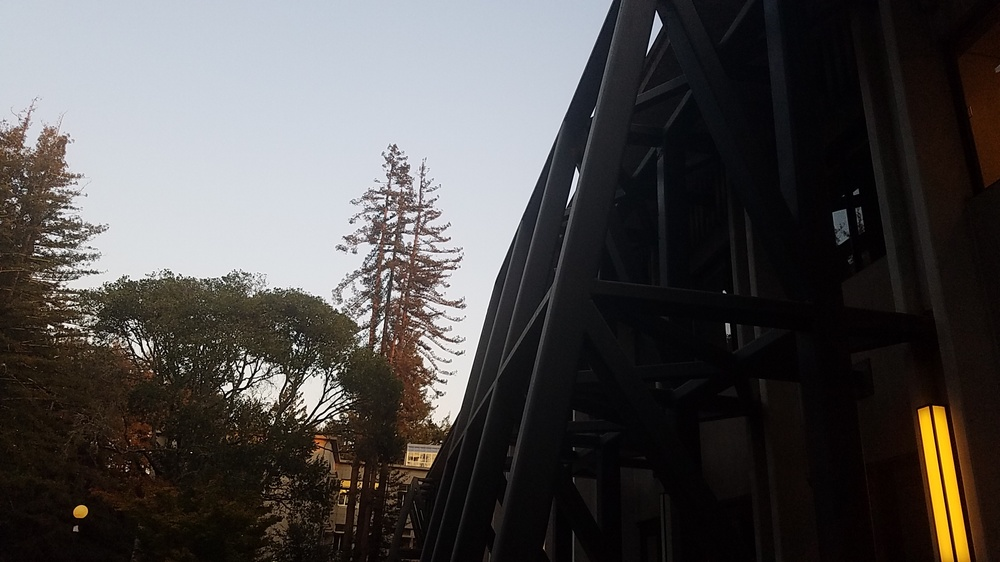
#> input picture HDR/image/q2/ISO_100_T_500.JPG, 1000 x 562 px, shrunk from 2048 x 1152 before the run, found by its file name
$ python q4.py
#> lines starting #> are read from the running program, lines starting #| are printed output that depends on the picture
import cv2
import numpy as np
from matplotlib import pyplot as plt
import math

direction = './image/q2/'
imgCount = 3
color = ('b','g','r')
g = [2.098, 1.952, 1.966]

i500 = cv2.imread(direction+'ISO_100_T_500.jpg')
#> i500 is the input picture: shape (562, 1000, 3); mean B, G, R 74.7, 75.6, 78.3
i250 = cv2.imread(direction+'ISO_100_T_250.jpg')
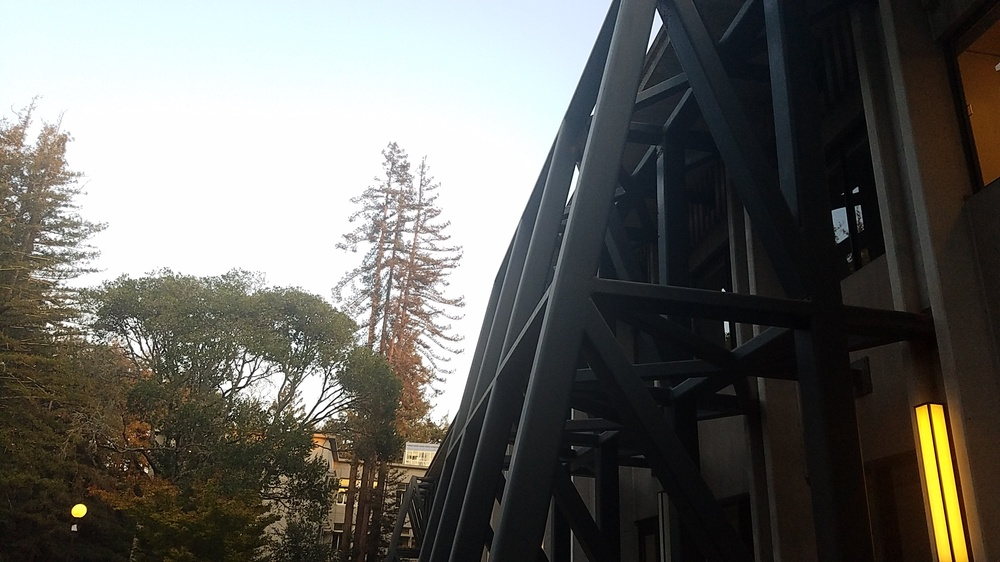
#> input picture HDR/image/q2/ISO_100_T_250.JPG, 1000 x 562 px, shrunk from 2048 x 1152 before the run, found by its file name
#> i250 is the input picture: shape (562, 1000, 3); mean B, G, R 97.9, 102.5, 103.1
i90 = cv2.imread(direction+'ISO_100_T_90.jpg')
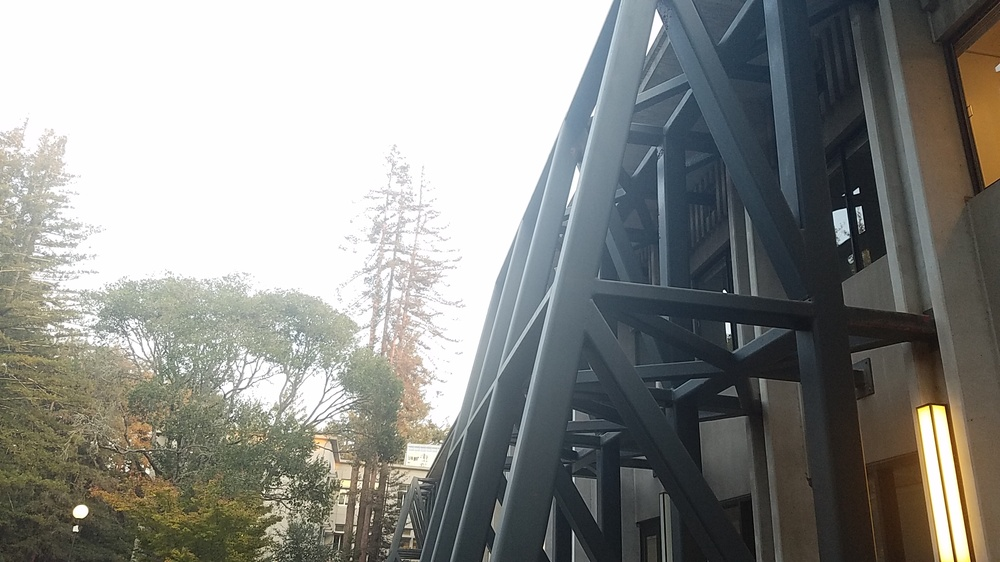
#> input picture HDR/image/q2/ISO_100_T_90.JPG, 1000 x 562 px, shrunk from 2048 x 1152 before the run, found by its file name
#> i90 is the input picture: shape (562, 1000, 3); mean B, G, R 138.3, 141.7, 140.4
a1 = 50/25
a2 = 50/9

originalImageArr = [i500, i250, i90]
img_row = originalImageArr[0].shape[0]
#> img_row = 562
img_col = originalImageArr[0].shape[1]
#> img_col = 1000

def hdr1_img(img_1, img_2, img_3, a1, a2):
#> called with a1 = 2, a2 = 5.56
	new_img = np.zeros((img_1.shape[0], img_1.shape[1], 3), dtype='float32')
	for row in range(0,img_1.shape[0]):
		for col in range(0,img_1.shape[1]):
			if(img_3[row,col,0] < 255 and img_3[row,col,1] < 255 and img_3[row,col,2] < 255):#use img3
				for idxColor in range(0,3):
					new_img[row,col,idxColor] = img_3[row,col,idxColor]**g[idxColor] / a2
			elif(img_2[row,col,0] < 255 and img_2[row,col,1] < 255 and img_2[row,col,2] < 255):#use img2
				for idxColor in range(0,3):
					new_img[row,col,idxColor] = img_2[row,col,idxColor]**g[idxColor] / a1
			else:
				for idxColor in range(0,3):
					new_img[row,col,idxColor] = img_1[row,col,idxColor]**g[idxColor]
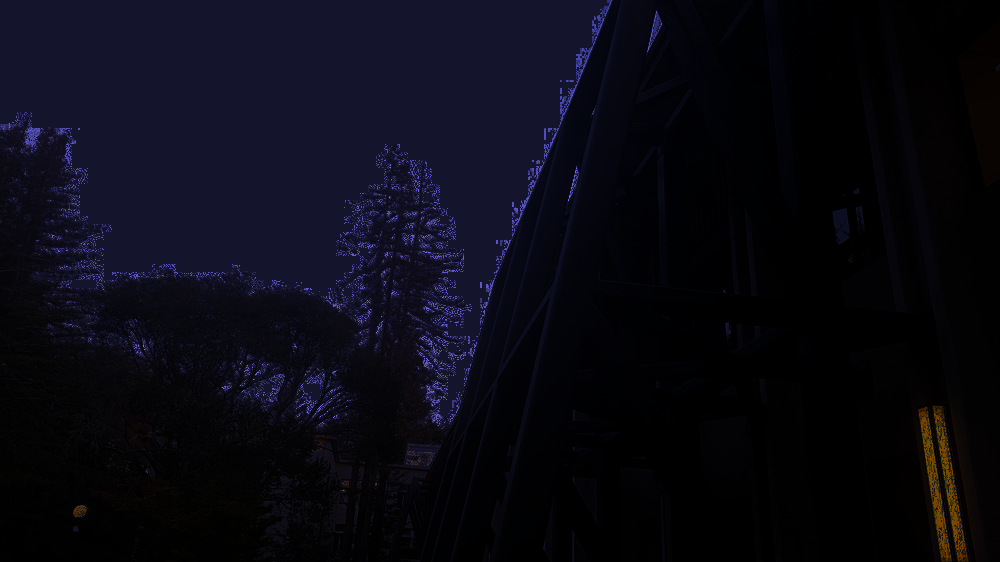
#> new_img: shape (562, 1000, 3) float32; mean B, G, R 8528.6, 4130.7, 4485; drawn with min black and max white
	return new_img

def hdr2_img(img_1, img_2, img_3, a1, a2):
#> called with a1 = 2, a2 = 5.56
	new_img = np.zeros((img_1.shape[0], img_1.shape[1], 3), dtype='float32')
	for row in range(0,img_1.shape[0]):
		for col in range(0,img_1.shape[1]):
			if(img_3[row,col,0] < 255 and img_3[row,col,1] < 255 and img_3[row,col,2] < 255):#use img3
				for idxColor in range(0,3):
					new_img[row,col,idxColor] = (img_3[row,col,idxColor]**g[idxColor] / a2 + img_2[row,col,idxColor]**g[idxColor] / a1 + img_1[row,col,idxColor]**g[idxColor]) / 3
			elif(img_2[row,col,0] < 255 and img_2[row,col,1] < 255 and img_2[row,col,2] < 255):#use img2
				for idxColor in range(0,3):
					new_img[row,col,idxColor] = (img_2[row,col,idxColor]**g[idxColor] / a1 + img_1[row,col,idxColor]**g[idxColor]) / 2
			else:
				for idxColor in range(0,3):
					new_img[row,col,idxColor] = img_1[row,col,idxColor]**g[idxColor]
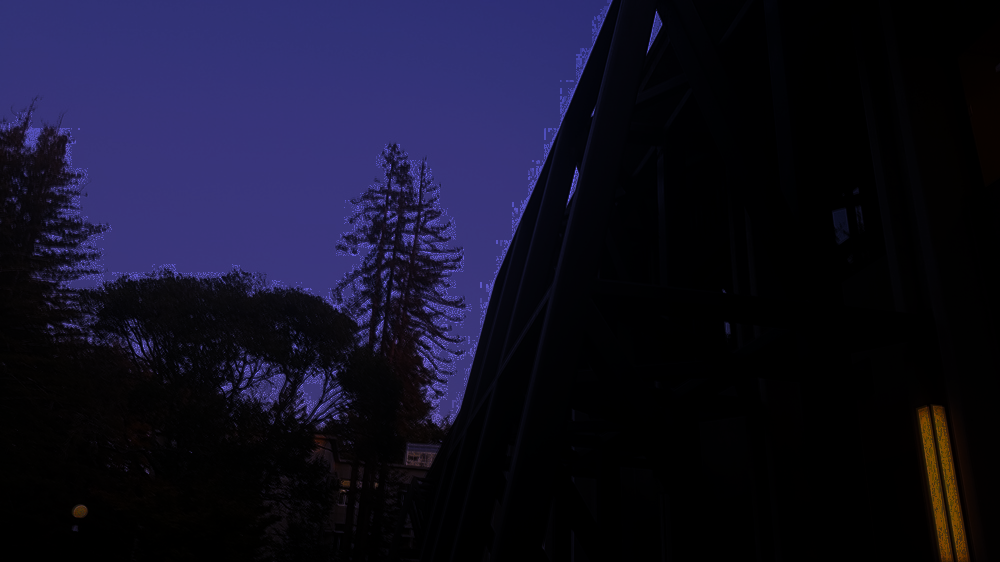
#> new_img: shape (562, 1000, 3) float32; mean B, G, R 16417.6, 7551.4, 8101.4; drawn with min black and max white
	return new_img
new_img1 = np.zeros((img_row, img_col, 3), dtype='float32')
new_img1 = hdr1_img(originalImageArr[0], originalImageArr[1], originalImageArr[2], a1, a2)

new_img2 = np.zeros((img_row, img_col, 3), dtype='float32')
new_img2 = hdr2_img(originalImageArr[0], originalImageArr[1], originalImageArr[2], a1, a2)

def tonemap(hdr, alg):
#> called with alg = '1'
    tonemapDrago = cv2.createTonemapDrago(1.0, 0.7)
    ldrDrago = tonemapDrago.process(hdr)
#> ldrDrago: shape (562, 1000, 3) float32; 0% of the values are NaN or infinite; the others: min 0, max 1, mean 0.234
    ldrDrago = 3 * ldrDrago
#> ldrDrago: shape (562, 1000, 3) float32; 0% of the values are NaN or infinite; the others: min 0, max 3, mean 0.702
    cv2.imwrite(direction+'hdr'+ alg + '_img'+'.jpg', ldrDrago * 255)
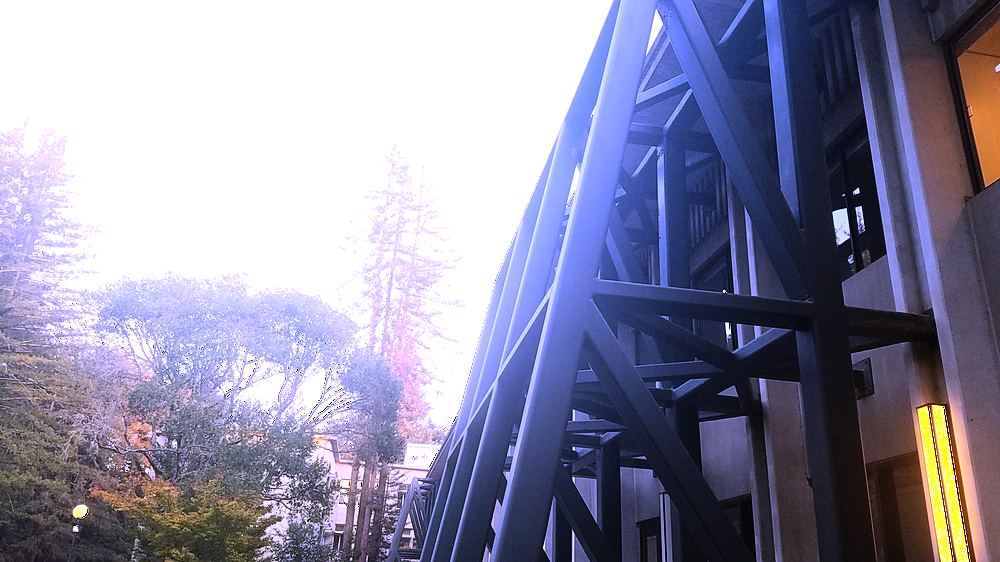
#> saved as hdr1_img.jpg: shape (562, 1000, 3); mean B, G, R 166.2, 141.6, 143.3

tonemap(new_img1, '1')
tonemap(new_img2, '2')
#> call 2 of tonemap, with alg = '2'
#> in tonemap (call 2), `ldrDrago = tonemapDrago.process(hdr)`:
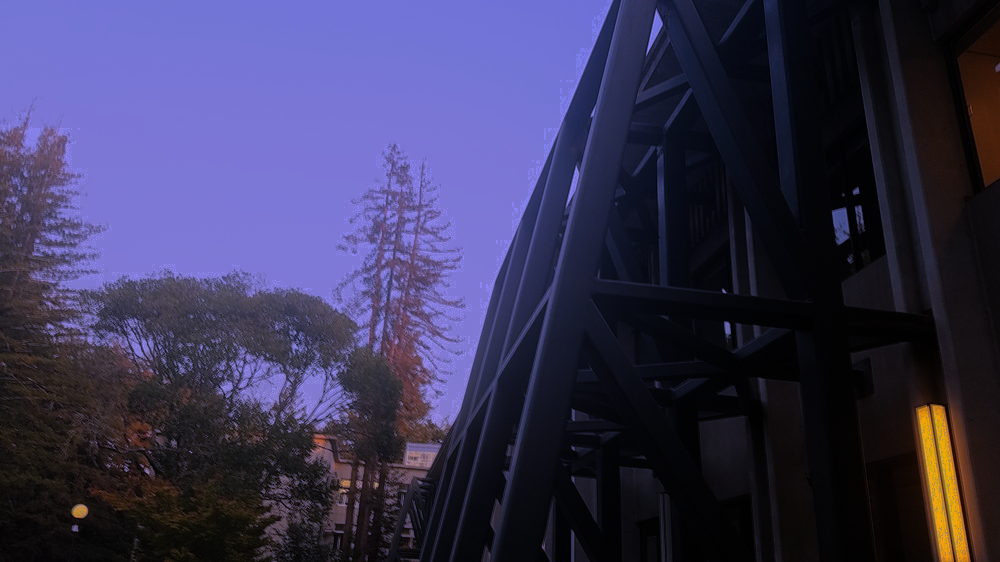
#> ldrDrago: shape (562, 1000, 3) float32; mean B, G, R 0.34, 0.209, 0.224
#> in tonemap (call 2), `cv2.imwrite(direction+'hdr'+ alg + '_img'+'.jpg', ldrDrago * 255)`:
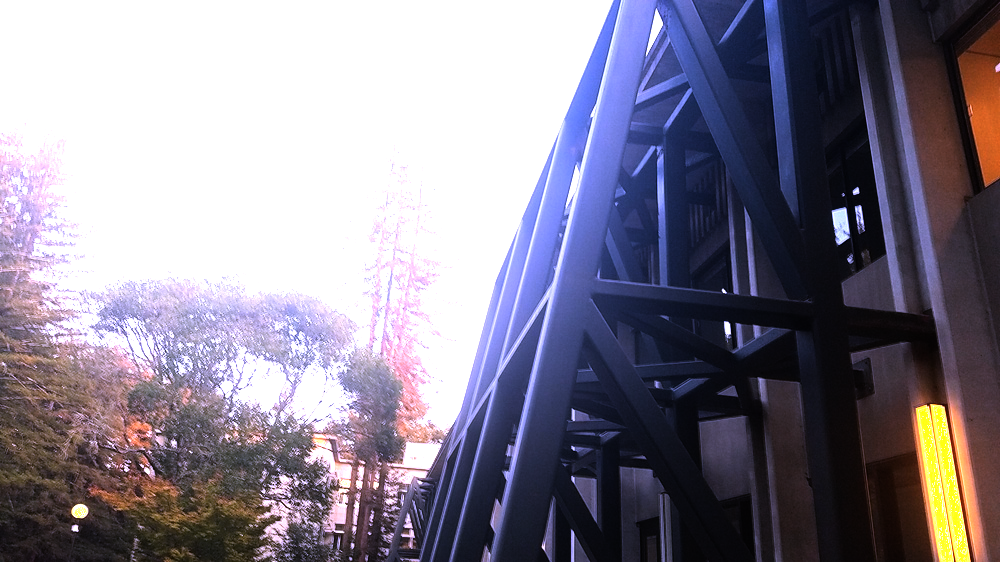
#> saved as hdr2_img.jpg: shape (562, 1000, 3); mean B, G, R 144.8, 129.7, 135
